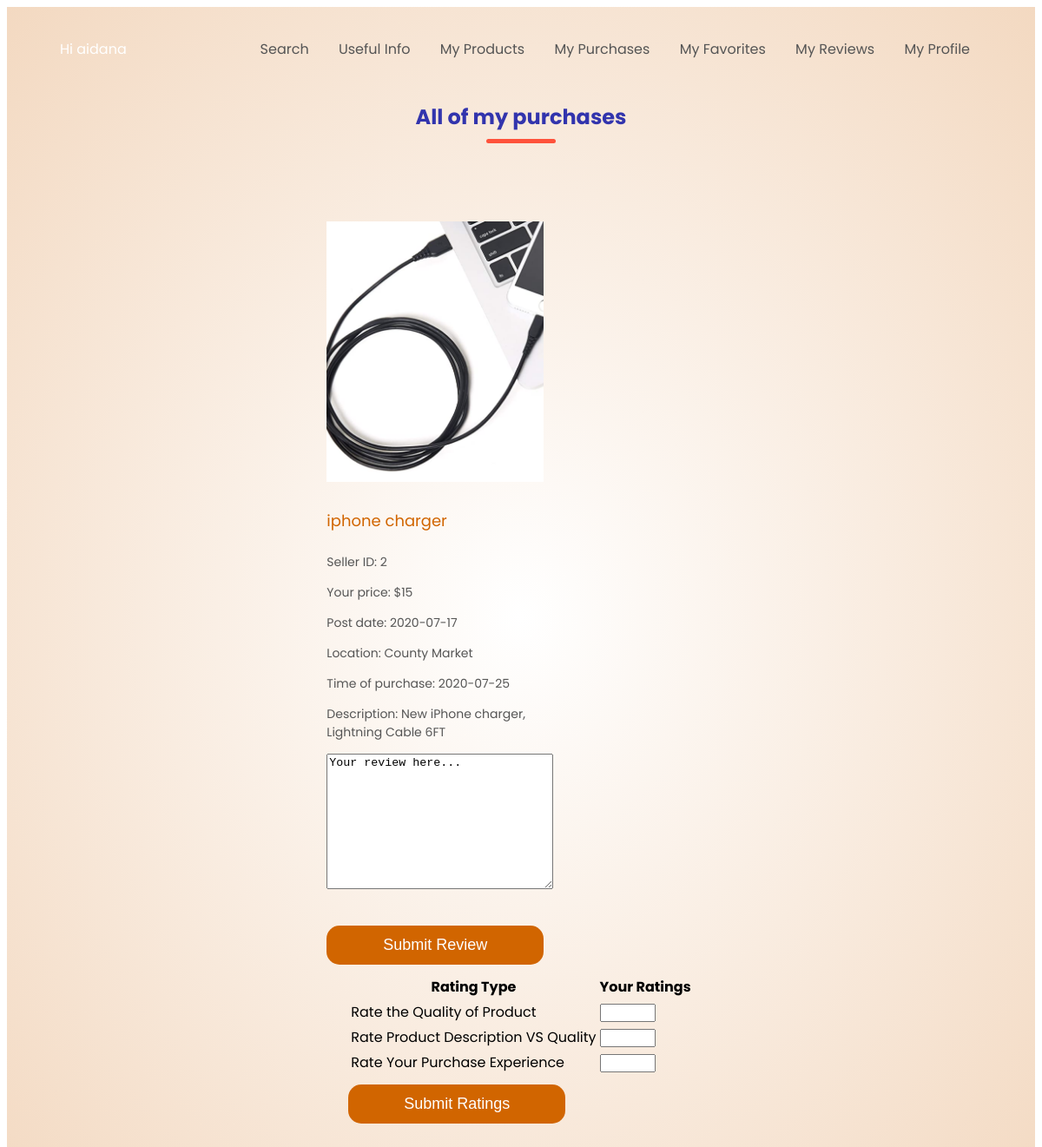
The app's page /my_purchases.php (signed in) with its own data.
### tables this page shows
CREATE TABLE `Purchase_Record` (
  `Purchase_ID` int(11) NOT NULL,
  `Seller_ID` int(11) NOT NULL,
  `Buyer_ID` int(11) NOT NULL,
  `Product_ID` int(11) NOT NULL,
  `Location` varchar(50) DEFAULT NULL,
  `TimeOfPurchase` date DEFAULT NULL,
  `Rating_Quality` double DEFAULT NULL,
  `Rating_Description_VS_Quality` double DEFAULT NULL,
  `Rating_User_Satisfaction` double DEFAULT NULL,
  `Review` varchar(300) DEFAULT 'no review yet'
);

CREATE TABLE `Product` (
  `Product_ID` int(11) NOT NULL,
  `Product_Name` varchar(50) DEFAULT NULL,
  `Seller_ID` int(11) NOT NULL,
  `Product_image` varchar(200) DEFAULT NULL,
  `Price_Sell` double DEFAULT NULL,
  `Price_New` double DEFAULT NULL,
  `Price_Recommend` double DEFAULT NULL,
  `Date_Post` date DEFAULT cast(current_timestamp() as date),
  `Sold_Or_Not` int(11) DEFAULT 0,
  `Category` varchar(50) DEFAULT NULL,
  `Product_Description` varchar(500) DEFAULT NULL
);

### my_purchases.php (the view, shortened to what this page needs)
<?php
require "my_products_header.php";
?>
<head><script src="https://kit.fontawesome.com/eb3d5e1aa0.js"></script></head>
<div class="small-container">
  <h2 class="title"> All of my purchases</h2>
  <div class="row">
<?php
  require_once('mysqli_connect.php');
  $sql = "SELECT * FROM Purchase_Record NATURAL JOIN Product WHERE Buyer_ID=$User_ID;";
  $result = mysqli_query($dbc,$sql);
  $resultCheck = mysqli_num_rows($result);
  if($resultCheck > 0){
    while($row = mysqli_fetch_assoc($result)){
?>
<main>
<div class="col-4">
      <img src="ProductImage/<?php echo $row['Product_image']?>" alt="Image of Product" >
      <h4><?php echo $row['Product_Name']; ?></h4>
      <p>Seller ID: <?php echo $row['Seller_ID']; ?></p>
      <p>Your price: $<?php echo $row['Price_Sell']; ?></p>
      <p>Post date: <?php echo $row['Date_Post']; ?></p>
      <p>Location: <?php echo $row['Location']; ?></p>
      <p>Time of purchase: <?php echo $row['TimeOfPurchase']; ?></p>
      <p>Description: <?php echo $row['Product_Description']; ?></p>
      <form action="includes/review.inc.php" method="post" >
             <textarea name="review" rows="10" cols="30">Your review here...</textarea>
             <br><br>
             <button type="submit" class="col-4-btn" name="review-submit">Submit Review</button>
      </form>
 <form action="includes/ratings.inc.php" method="post">
      <div class="container">
        <table class = "table table-striped">
          <thead>
            <tr>
              <th>Rating Type</th>
              <th>Your Ratings</th>
            </tr>
          </thead>
          <tbody>
            <tr class="quality">
              <td> Rate the Quality of Product</td>
              <td>
                <input type="number" name="quality" min="0" max="5" step=".1">
              </td>
            </tr>
            <tr class="vs">
              <td> Rate Product Description VS Quality</td>
              <td>
                <input type="number" name="vs" min="0" max="5" step=".1">
              </td>
            </tr>
            <tr class="experience">
              <td> Rate Your Purchase Experience</td>
              <td>
                <input type="number" name="experience" min="0" max="5" step=".1">
              </td>
            </tr>
          </tbody>
        </table>
        <button type="submit" class="col-4-btn" name="ratings-submit">Submit Ratings</button>
</div>
</form>
</div>
<br><br>
<?php }
}else{
  echo "You didn't buy anything";
} ?>
</main>

### style_product.css (style rules this page uses)
body { font-family: 'Poppins', sans-serif; }
p { color: #555; }
.container { max-width:1300px; margin: auto; padding-left: 25px; padding-right: 25px; }
.row { display: flex; align-items: center; flex-wrap: wrap; justify-content: space-around; }
.small-container { max-width: 1080; margin: auto; padding-left: 25px; padding-right: 25px; }
.col-4 { flex-basis: 25%; padding: 10px; min-width: 250px; margin-bottom: 50px; object-fit: cover; }
.col-4 img { width: 250px; height: 300px; object-fit: cover; transition: transform 0.7s; }
.small-container button { border: none; outline: 0; display: inline-block; padding: 12px; color: white; text-align: center; cursor: pointer; width: 250px; font-size: 18px; }
.title { text-align: center; margin: 0 auto 80px; position: relative; line-height: 60px; color: #3234ad }
.title::after { content: ''; background: #ff523b; width: 80px; height: 5px; border-radius: 5px; position: absolute; bottom: 0; left: 50%; transform: translateX(-50%); }
h4 { font-size: 18px; color: #d16500; font-weight: normal; }
.col-4 p { font-size: 14px; width: 250px; }
.col-4-btn { display: inline-block; background: #d16500; padding: 8px 0px; margin: 10px 0; border-radius: 15px; transition: background 0.3s; }

### records on screen
purchase_record: Product_ID.Product_image (picture), Product_ID.Product_Name "iphone charger", Seller_ID "2", Product_ID.Price_Sell "15", Product_ID.Date_Post "2020-07-17", Location "County Market", TimeOfPurchase "2020-07-25", Product_ID.Product_Description "New iPhone charger, Lightning Cable 6FT"

### other values on screen
$User_Name "aidana"
